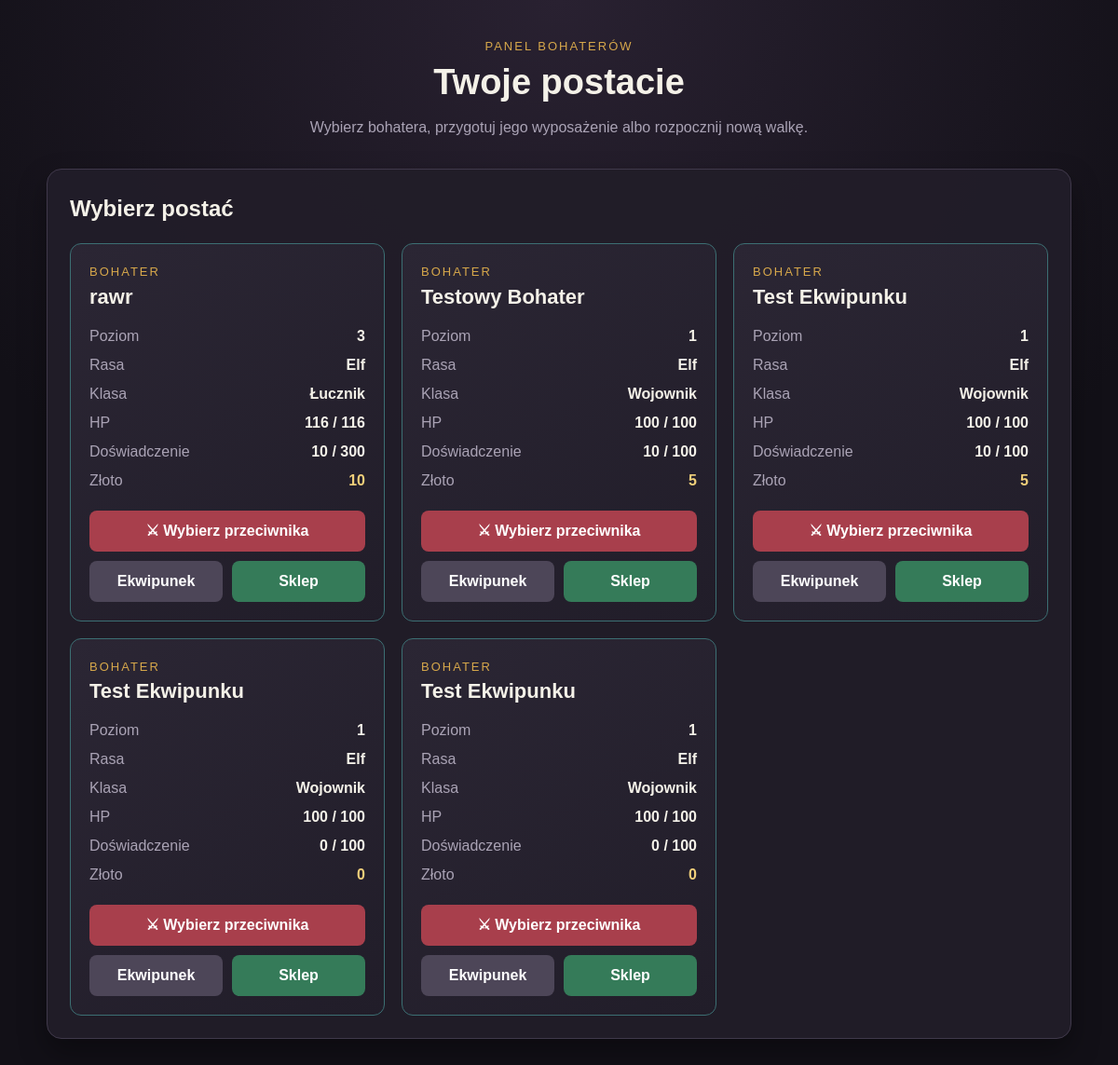
The page /game/ on the database as committed earlier.
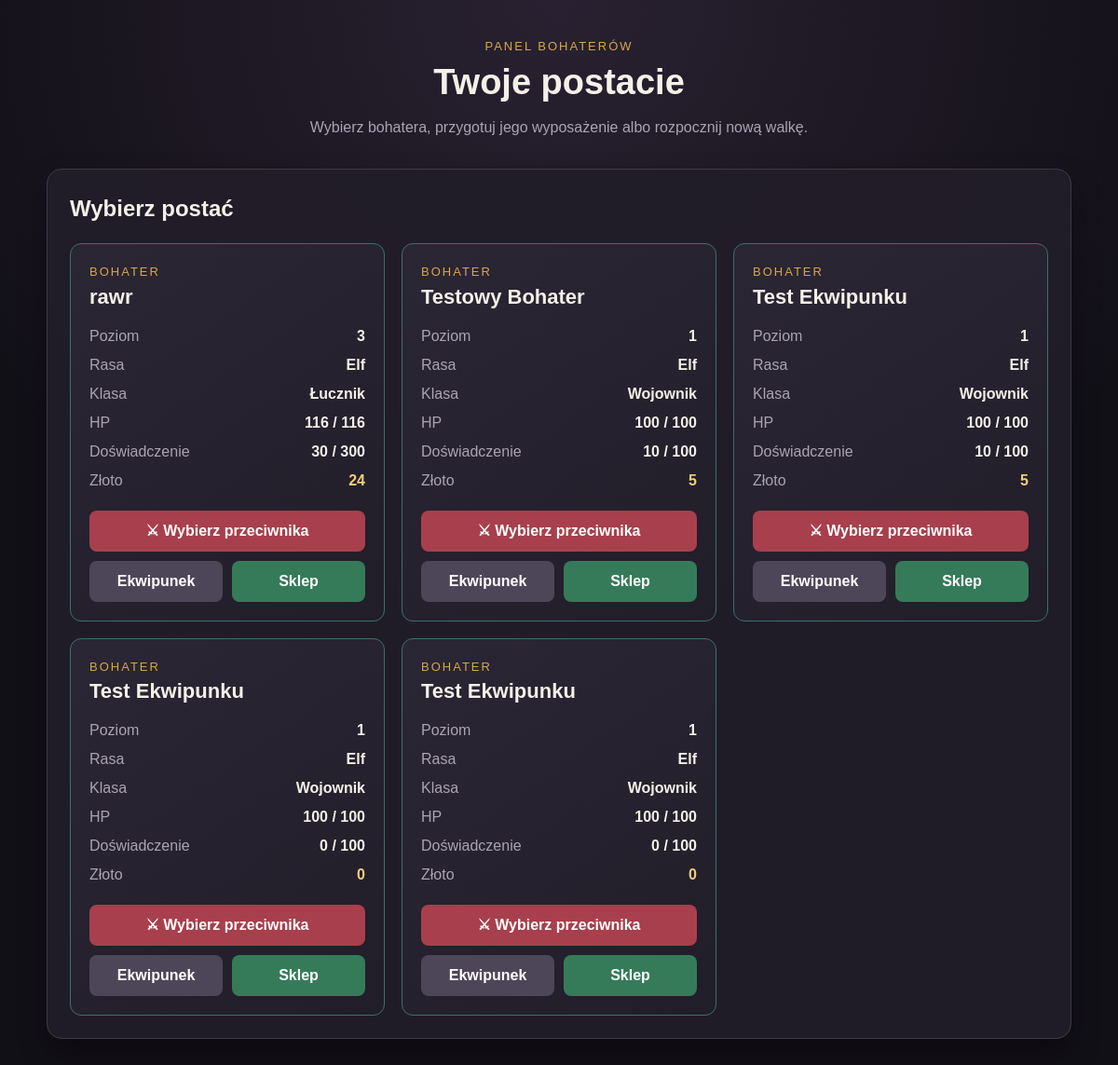
The same page on the database as committed later.
### game/models/character.py (models this page shows, shortened)
class Character(models.Model):
    owner = models.ForeignKey(User, on_delete=models.CASCADE, verbose_name=_("Właściciel"))
    name = models.CharField(_("Nazwa"), max_length=50)
    race = models.ForeignKey(
        "Race",
        on_delete=models.PROTECT,
        verbose_name=_("Rasa")
    )
    character_class = models.ForeignKey(
        "CharacterClass",
        on_delete=models.PROTECT,
        verbose_name=_("Klasa postaci")
    )
    level = models.IntegerField(_("Poziom"), default=1)
    experience = models.IntegerField(_("Doświadczenie"), default=0)
    max_hp = models.IntegerField(_("Maksymalne HP"), default=100)
    current_hp = models.IntegerField(_("Aktualne HP"), default=100)
    max_mana = models.IntegerField(_("Maksymalna mana"), default=0)
    current_mana = models.IntegerField(_("Aktualna mana"), default=0)
    strength = models.IntegerField(_("Siła"), default=10)
    agility = models.IntegerField(_("Zręczność"), default=10)
    intelligence = models.IntegerField(_("Inteligencja"), default=10)
    gold = models.IntegerField(_("Złoto"), default=0)
    def get_xp_to_next_level(self):
        return self.level * 100

class Race(models.Model):
    name = models.CharField(_("Nazwa"), max_length=50)
    description = models.TextField(_("Opis"), blank=True)
    hp_bonus = models.IntegerField(_("Bonus do HP"), default=0)
    mana_bonus = models.IntegerField(_("Bonus do many"), default=0)
    strength_bonus = models.IntegerField(_("Bonus do siły"), default=0)
    agility_bonus = models.IntegerField(_("Bonus do zręczności"), default=0)
    intelligence_bonus = models.IntegerField(_("Bonus do inteligencji"), default=0)

class CharacterClass(models.Model):
    name = models.CharField(_("Nazwa"), max_length=50, unique=True)
    description = models.TextField(_("Opis"), blank=True)
    base_hp = models.IntegerField(_("Bazowe HP"))
    base_mana = models.IntegerField(_("Bazowa mana"))
    base_strength = models.IntegerField(_("Siła bazowa"))
    base_agility = models.IntegerField(_("Zręczność bazowa"))
    base_intelligence = models.IntegerField(_("Inteligencja bazowa"))
    hp_growth = models.FloatField(_("Przyrost HP"))
    mana_growth = models.FloatField(_("Przyrost many"))
    strength_growth = models.FloatField(_("Przyrost siły"))
    agility_growth = models.FloatField(_("Przyrost zręczności"))
    intelligence_growth = models.FloatField(_("Przyrost inteligencji"))
    starting_weapon = models.ForeignKey(
        Item,
        on_delete=models.SET_NULL,
        null=True,
        blank=True,
        verbose_name=_("Broń startowa")
    )

### game/views.py (the view)
# urls.py: path("", views.character_list, name="character_list"),
def character_list(request):
    characters = Character.objects.all()
    enemies = Enemy.objects.all()
    return render(request, "game/character_list.html", {
        "characters": characters,
        "enemies": enemies,
    })

### game/templates/game/character_list.html (shortened to what this page needs)
<!DOCTYPE html>
{% load static %}
<html lang="pl">
<head>
    <link
        rel="stylesheet"
        href="{% static 'game/css/common.css' %}"
    >
    <link
        rel="stylesheet"
        href="{% static 'game/css/characters.css' %}"
    >
</head>
<body>
<main class="page-container">
    <header class="page-header">
        <p class="page-label">Panel bohaterów</p>
        <h1>Twoje postacie</h1>
        <p class="page-subtitle">
            Wybierz bohatera, przygotuj jego wyposażenie
            albo rozpocznij nową walkę.
        </p>
    </header>
    <section class="panel">
        <h2>Wybierz postać</h2>
        <div class="card-grid">
            {% for character in characters %}
                <article class="card character-card">
                    <p class="card-label">Bohater</p>
                    <h3>{{ character.name }}</h3>
                    <ul class="information-list">
                        <li class="information-row">
                            <span>Poziom</span>
                            <strong>{{ character.level }}</strong>
                        </li>
                        <li class="information-row">
                            <span>Rasa</span>
                            <strong>{{ character.race.name }}</strong>
                        </li>
                        <li class="information-row">
                            <span>Klasa</span>
                            <strong>
                                {{ character.character_class.name }}
                            </strong>
                        </li>
                        <li class="information-row">
                            <span>HP</span>
                            <strong>
                                {{ character.current_hp }}
                                / {{ character.max_hp }}
                            </strong>
                        </li>
                        <li class="information-row">
                            <span>Doświadczenie</span>
                            <strong>
                                {{ character.experience }}
                                / {{ character.get_xp_to_next_level }}
                            </strong>
                        </li>
                        <li class="information-row">
                            <span>Złoto</span>
                            <strong class="gold-value">
                                {{ character.gold }}
                            </strong>
                        </li>
                    </ul>
                    <div class="character-actions">
                        <a
                            class="button button-primary battle-button"
                            href="{% url 'game:battle_setup' character.id %}"
                        >
                            ⚔ Wybierz przeciwnika
                        </a>
                        <div class="button-row secondary-actions">
                            <a
                                class="button button-secondary"
                                href="{% url 'game:equipment_detail' character.id %}"
                            >
                                Ekwipunek
                            </a>
                            <a
                                class="button button-success"
                                href="{% url 'game:shop_detail' character.id %}"
                            >
                                Sklep
                            </a>
                        </div>
                    </div>
                </article>
            {% empty %}
                <p class="empty-message">
                    Nie utworzono jeszcze żadnej postaci.
                </p>
            {% endfor %}
        </div>
    </section>
</main>
</body>
</html>

Rows that differ between the two databases and show on the page:
changed Character "rawr": experience "10" → "30"; gold "10" → "24"
